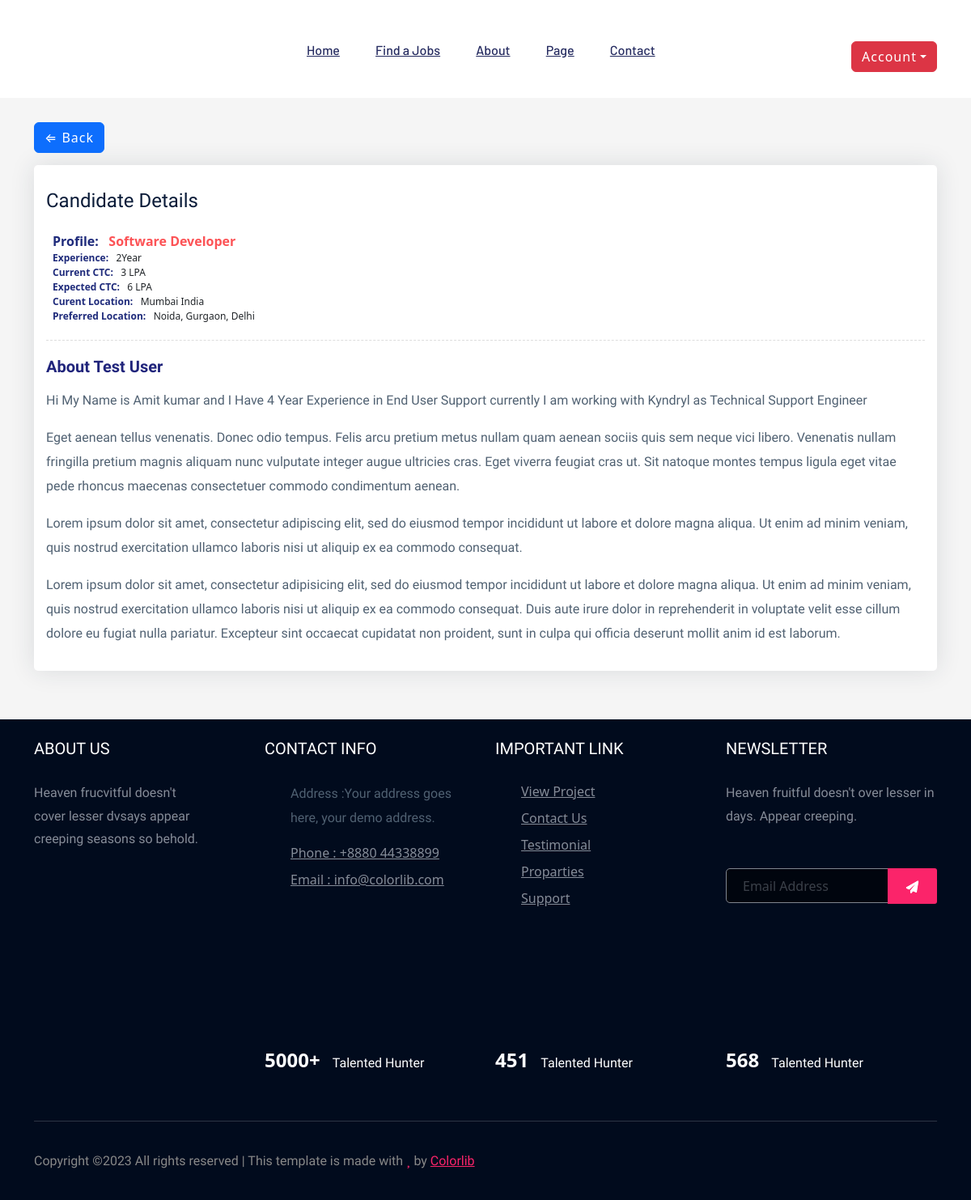
The app's page /employee_details/2 with its own data.
### app_useraccount/models.py (models this page shows, shortened)
class CandidateProfile(models.Model):
    user = models.OneToOneField(User,on_delete=models.CASCADE)
    profile_name = models.CharField(max_length=100, null=True)
    company_name = models.CharField(max_length=100)
    experience = models.CharField(max_length=20)
    current_ctc = models.CharField(max_length=20)
    expected_ctc = models.CharField(max_length=20, null=True)
    location = models.CharField(max_length=100)
    mobile = models.CharField(max_length=10)
    resume = models.FileField(upload_to='media/employee/resume')
    about_me = models.TextField(max_length=1000, null=True)
    preferred_location = models.CharField(max_length=100, null=True)

### app_useraccount/company.py (the view)
# urls.py: path('employee_details/<int:id>', company.employee_details, name='employee_details'),
def employee_details(request, id):
    emp = CandidateProfile.objects.get(id=id)
    ctx={
        'emp':emp,
    }
    return render(request, 'employees/employee_details.html', ctx)

### templates/employees/employee_details.html (shortened to what this page needs)
{% extends 'layout/base.html' %}
{% block body %}
{% load static %}
<!doctype html>
<html lang="en">
<head>
  <link href="https://cdn.jsdelivr.net/npm/bootstrap@5.2.1/dist/css/bootstrap.min.css" rel="stylesheet"
>
</head>
<body>
  <main>
    <div class="blog-single gray-bg">
        <div class="container">
            <a href="{% url 'company_dashboard' %}"><button class='btn btn-primary'> ⇐ Back</button></a>
            <div class="row align-items-start">
                <div class="col-lg-12 m-15px-tb">
                    <article class="article">
                        <div class="article-title">
                            <h4>Candidate Details </h3>
                            <div class="media">
                                <div class="media-body">
                                    <label><b>Profile:</b>&nbsp;&nbsp; {{emp.profile_name}}</label>
                                    <span><b>Experience:</b>&nbsp;&nbsp; {{emp.experience}}</span>
                                    <span><b>Current CTC:</b>&nbsp;&nbsp; {{emp.current_ctc}}</span>
                                    <span><b>Expected CTC:</b>&nbsp;&nbsp; {{emp.expected_ctc}}</span>
                                    <span><b>Curent Location:</b>&nbsp;&nbsp; {{emp.location}}</span>
                                    <span><b>Preferred Location:</b>&nbsp;&nbsp; {{emp.preferred_location}}</span>
                                </div>
                            </div>
                        </div>
                        <div class="article-content">
                            <h5>About {{emp.user.first_name}} {{emp.user.last_name}}</h5>
                            <p>{{emp.about_me}}</p>
                            <p>Eget aenean tellus venenatis. Donec odio tempus. Felis arcu pretium metus nullam quam aenean sociis quis sem neque vici libero. Venenatis nullam fringilla pretium magnis aliquam nunc vulputate integer augue ultricies cras. Eget viverra feugiat cras ut. Sit natoque montes tempus ligula eget vitae pede rhoncus maecenas consectetuer commodo condimentum aenean.</p>
                            <p>Lorem ipsum dolor sit amet, consectetur adipiscing elit, sed do eiusmod tempor incididunt ut labore et dolore magna aliqua. Ut enim ad minim veniam, quis nostrud exercitation ullamco laboris nisi ut aliquip ex ea commodo consequat.</p>
                            <p>Lorem ipsum dolor sit amet, consectetur adipisicing elit, sed do eiusmod tempor incididunt ut labore et dolore magna aliqua. Ut enim ad minim veniam, quis nostrud exercitation ullamco laboris nisi ut aliquip ex ea commodo consequat. Duis aute irure dolor in reprehenderit in voluptate velit esse cillum dolore eu fugiat nulla pariatur. Excepteur sint occaecat cupidatat non proident, sunt in culpa qui officia deserunt mollit anim id est laborum.</p>
                        </div>
                    </article>
                </div>
            </div>
        </div>
    </div>
  </main>
</body>
</html>
{% endblock %}

### templates/layout/base.html (shortened to what this page needs)
<!doctype html>
{% load static %}
<html class="no-js" lang="zxx">
   <head>
      <link rel="stylesheet" href="{% static '/assets/assets/css/bootstrap.min.css' %}">
      <link rel="stylesheet" href="{% static '/assets/assets/css/owl.carousel.min.css' %}">
      <link rel="stylesheet" href="{% static '/assets/assets/css/flaticon.css' %}">
      <link rel="stylesheet" href="{% static '/assets/assets/css/price_rangs.css' %}">
      <link rel="stylesheet" href="{% static '/assets/assets/css/slicknav.css' %}">
      <link rel="stylesheet" href="{% static '/assets/assets/css/animate.min.css' %}">
      <link rel="stylesheet" href="{% static '/assets/assets/css/magnific-popup.css' %}">
      <link rel="stylesheet" href="{% static '/assets/assets/css/fontawesome-all.min.css' %}">
      <link rel="stylesheet" href="{% static '/assets/assets/css/themify-icons.css' %}">
      <link rel="stylesheet" href="{% static '/assets/assets/css/slick.css' %}">
      <link rel="stylesheet" href="{% static '/assets/assets/css/nice-select.css' %}">
      <link rel="stylesheet" href="{% static '/assets/assets/css/style.css' %}">
      <link rel="stylesheet" href="https://cdn.jsdelivr.net/npm/bootstrap@5.2.3/dist/css/bootstrap.min.css">
      <link href="https://cdn.jsdelivr.net/npm/bootstrap@5.0.2/dist/css/bootstrap.min.css" rel="stylesheet">
    </head>
   <body>
      <header>
         <div class="header-area header-transparrent header-sticky">
            <div class="header-top header-sticky">
               <div class="container">
                  <div class="row align-items-center">
                     <div class="col-lg-3 col-md-2">
                        <div class="logo">
                        </div>
                     </div>
                     <div class="col-lg-9 col-md-9">
                        <div class="menu-wrapper">
                           <div class="main-menu">
                              <nav class="d-none d-lg-block">
                                 <ul id="navigation">
                                    <li><a href="{% url 'home' %}">Home</a></li>
                                    <li><a href="{% url 'find_job' %}">Find a Jobs </a></li>
                                    <li><a href="#">About</a></li>
                                    <li>
                                       <a href="#">Page</a>
                                    </li>
                                    <li><a href="#">Contact</a></li>
                                 </ul>
                              </nav>
                           </div>
                            <div class="btn-group">
                                {% if user.is_authenticated %}
                                <button type="button" class="btn btn-danger dropdown-toggle" data-bs-toggle="dropdown" aria-expanded="false">Hi {{user.username}}</button>
                                <ul class="dropdown-menu">
                                {% if request.user.is_superuser %}
                                <li><a class="dropdown-item" href="/admin/">Dashboard</a></li>
                                {% elif request.user.is_staff and not request.user.is_superuser %}
                                <li><a class="dropdown-item" href="{% url 'company_dashboard' %}">Dashboard</a></li>
                                <li><a class="dropdown-item" href="">Profile Settings</a></li>
                                {% else %}
                                <li><a class="dropdown-item" href="">Profile Setting</a></li>
                                {% endif %}
                                <li><hr class="dropdown-divider"></li>
                                <li><a class="dropdown-item" href="{% url 'logout' %}">Logout</a></li>
                                {% else %}
                                <button type="button" class="btn btn-danger dropdown-toggle" data-bs-toggle="dropdown" aria-expanded="false">Account</button>
                                {% endif %}
                            </div>
                        </div>
                     </div>
                     <div class="col-12">
                     </div>
                  </div>
               </div>
            </div>
         </div>
      </header>
      <main>
      {% block body %}
      {% endblock %}
   </main>
   <footer>
       <div class="footer-area footer-bg footer">
           <div class="container">
            <br>
               <div class="row d-flex justify-content-between">
                   <div class="col-xl-3 col-lg-3 col-md-4 col-sm-6">
                      <div class="single-footer-caption mb-50">
                        <div class="single-footer-caption mb-30">
                            <div class="footer-tittle">
                                <h4>About Us</h4>
                                <div class="footer-pera">
                                    <p>Heaven frucvitful doesn't cover lesser dvsays appear creeping seasons so behold.</p>
                               </div>
                            </div>
                        </div>
                      </div>
                   </div>
                   <div class="col-xl-3 col-lg-3 col-md-4 col-sm-5">
                       <div class="single-footer-caption mb-50">
                           <div class="footer-tittle">
                               <h4>Contact Info</h4>
                               <ul>
                                   <li>
                                   <p>Address :Your address goes
                                       here, your demo address.</p>
                                   </li>
                                   <li><a href="#">Phone : +8880 44338899</a></li>
                                   <li><a href="#">Email : info@colorlib.com</a></li>
                               </ul>
                           </div>
                       </div>
                   </div>
                   <div class="col-xl-3 col-lg-3 col-md-4 col-sm-5">
                       <div class="single-footer-caption mb-50">
                           <div class="footer-tittle">
                               <h4>Important Link</h4>
                               <ul>
                                   <li><a href="#"> View Project</a></li>
                                   <li><a href="#">Contact Us</a></li>
                                   <li><a href="#">Testimonial</a></li>
                                   <li><a href="#">Proparties</a></li>
                                   <li><a href="#">Support</a></li>
                               </ul>
                           </div>
                       </div>
                   </div>
                   <div class="col-xl-3 col-lg-3 col-md-4 col-sm-5">
                       <div class="single-footer-caption mb-50">
                           <div class="footer-tittle">
                               <h4>Newsletter</h4>
                               <div class="footer-pera footer-pera2">
                                <p>Heaven fruitful doesn't over lesser in days. Appear creeping.</p>
                            </div>
                            <div class="footer-form" >
                                <div id="mc_embed_signup">
                                    <form target="_blank" action="https://spondonit.us12.list-manage.com/subscribe/post?u=1462626880ade1ac87bd9c93a&amp;id=92a4423d01"
                                    method="get" class="subscribe_form relative mail_part">
                                        <input type="email" name="email" id="newsletter-form-email" placeholder="Email Address"
                                        class="placeholder hide-on-focus" onfocus="this.placeholder = ''"
                                        onblur="this.placeholder = ' Email Address '">
                                        <div class="form-icon">
                                            <button type="submit" name="submit" id="newsletter-submit"
                                            class="email_icon newsletter-submit button-contactForm"><img src="{% static 'assets/assets/img/icon/form.png' %}" alt=""></button>
                                        </div>
                                    </form>
                                </div>
                            </div>
                           </div>
                       </div>
                   </div>
               </div>
              <div class="row footer-wejed justify-content-between">
                   <div class="col-xl-3 col-lg-3 col-md-4 col-sm-6">
                       <div class="footer-logo mb-20">
                       </div>
                   </div>
                   <div class="col-xl-3 col-lg-3 col-md-4 col-sm-5">
                   <div class="footer-tittle-bottom">
                       <span>5000+</span>
                       <p>Talented Hunter</p>
                   </div>
                   </div>
                   <div class="col-xl-3 col-lg-3 col-md-4 col-sm-5">
                       <div class="footer-tittle-bottom">
                           <span>451</span>
                           <p>Talented Hunter</p>
                       </div>
                   </div>
                   <div class="col-xl-3 col-lg-3 col-md-4 col-sm-5">
                       <div class="footer-tittle-bottom">
                           <span>568</span>
                           <p>Talented Hunter</p>
                       </div>
                   </div>
              </div>
           </div>
       </div>
       <div class="footer-bottom-area footer-bg">
           <div class="container">
               <div class="footer-border">
                    <div class="row d-flex justify-content-between align-items-center">
                        <div class="col-xl-10 col-lg-10 ">
                            <div class="footer-copy-right">
                                <p>
                                   Copyright &copy;<script>document.write(new Date().getFullYear());</script> All rights reserved | This template is made with <i class="fa fa-heart" aria-hidden="true"></i> by <a href="https://colorlib.com" target="_blank">Colorlib</a>
                                   </p>
                            </div>
                        </div>
                        <div class="col-xl-2 col-lg-2">
                            <div class="footer-social f-right">
                                <a href="#"><i class="fab fa-facebook-f"></i></a>
                                <a href="#"><i class="fab fa-twitter"></i></a>
                                <a href="#"><i class="fas fa-globe"></i></a>
                                <a href="#"><i class="fab fa-behance"></i></a>
                            </div>
                        </div>
                    </div>
               </div>
           </div>
       </div>
   </footer>
   </body>
   </html>

### templates/layout/base.html (style rules this page uses)
body { background-color: #eaedff; }

### templates/employees/employee_details.html (style rules this page uses)
body { margin-top:20px; }
.gray-bg { background-color: #f5f5f5; }
.blog-single { padding-top: 30px; padding-bottom: 30px; }
.article { box-shadow: 0 0 30px rgba(31, 45, 61, 0.125); border-radius: 5px; overflow: hidden; background: #ffffff; padding: 15px; margin: 15px 0 30px; }
.article .article-title { padding: 15px 0 20px; }
.article .article-title .media { padding-top: 15px; border-bottom: 1px dashed #ddd; padding-bottom: 20px; }
.article .article-title .media .media-body { padding-left: 8px; }
.article .article-title .media .media-body label { font-weight: 600; color: #fc5356; margin: 0; }
.article .article-title .media .media-body span { display: block; font-size: 12px; }
.article .article-content h1, .article .article-content h2, .article .article-content h3, .article .article-content h4, .article .article-content h5, .article .article-content h6 { color: #20247b; font-weight: 600; margin-bottom: 15px; }
img { max-width: 100%; }
img { vertical-align: middle; border-style: none; }

### records on screen
CandidateProfile: profile_name "Software Developer", experience "2Year", current_ctc "3 LPA", expected_ctc "6 LPA", location "Mumbai India", preferred_location "Noida, Gurgaon, Delhi", user.first_name "Test", user.last_name "User", about_me "Hi My Name is Amit kumar and I Have 4 Year Experience in End User Support currently I am working with Kyndryl as Technical Support Engineer"
